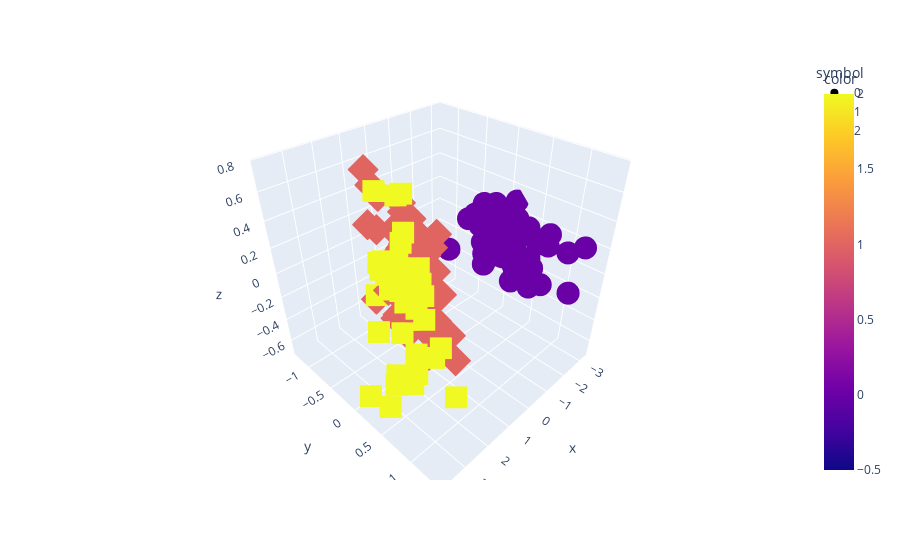

Notebook code for this chart:
### Code cell
model = KMeans(n_clusters=3)
model.fit(features)
groups = model.predict(features)
# print(groups)
px.scatter_3d(x=features[:,0], y=features[:,1], 
    z=features[:,2], color=groups, symbol=groups)
